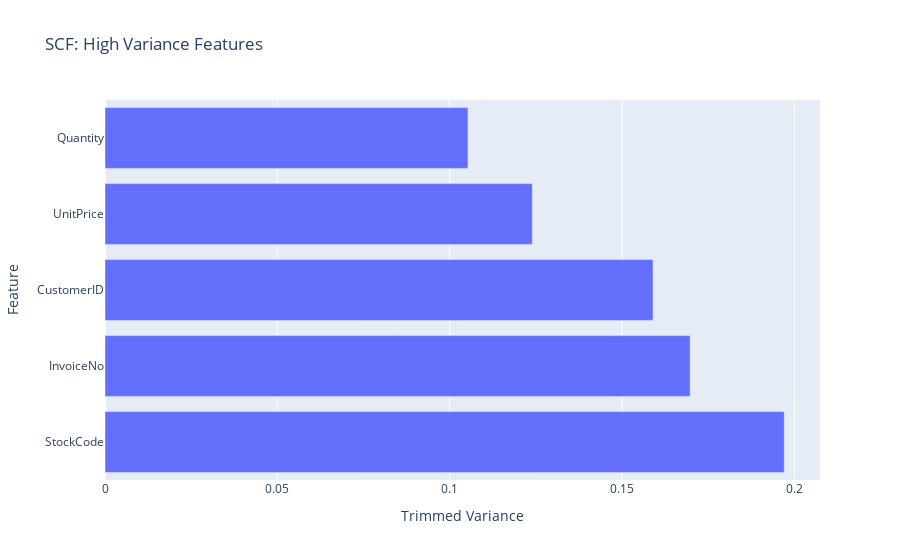

Notebook code cell kept with this figure:
### Code cell
# horizontal bar chart of top_ten_trim_var
fig = px.bar(
x=top_ten_trim_var,
y=top_ten_trim_var.index,
orientation='h',
title="SCF: High Variance Features"
)

fig.update_layout(
xaxis_title="Trimmed Variance",
yaxis_title="Feature"
)

fig.show()

### Figure 1 — Plotly figure (JSON) as saved in the notebook; plotly's stock layout.template omitted (floating-point values rounded to 4 significant figures)
{"data": [{"hovertemplate": "x=%{x}<br>y=%{y}<extra></extra>", "legendgroup": "", "marker": {"color": "#636efa", "pattern": {"shape": ""}}, "name": "", "orientation": "h", "showlegend": false, "textposition": "auto", "type": "bar", "x": [0.1971, 0.1697, 0.159, 0.124, 0.1053], "xaxis": "x", "y": ["StockCode", "InvoiceNo", "CustomerID", "UnitPrice", "Quantity"], "yaxis": "y"}], "layout": {"barmode": "relative", "legend": {"tracegroupgap": 0}, "title": {"text": "SCF: High Variance Features"}, "xaxis": {"anchor": "y", "domain": [0, 1], "title": {"text": "Trimmed Variance"}}, "yaxis": {"anchor": "x", "domain": [0, 1], "title": {"text": "Feature"}}}}
